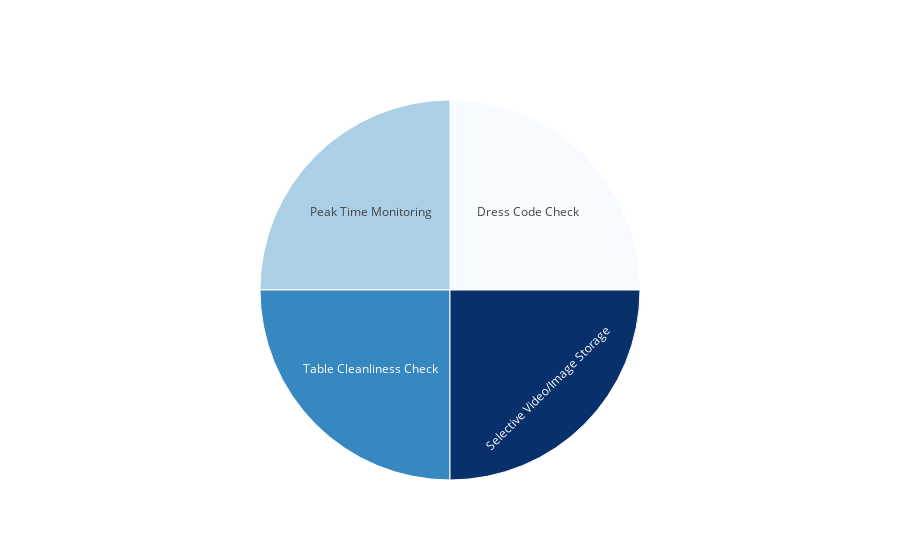

The code cell stored with this chart in its notebook:
### Code cell
import plotly.graph_objects as go

# Define the data for the sunburst chart
labels = ['Dress Code Check', 'Peak Time Monitoring', 'Table Cleanliness Check', 'Selective Video/Image Storage']
parents = ['', '', '', '']

# Create the Sunburst chart
fig = go.Figure(go.Sunburst(
    labels=labels,
    parents=parents,
    branchvalues="total",
    marker=dict(colors=[0, 1, 2, 3], colorscale="Blues"),
))



# Show the plot
fig.show()

### Figure 1 — Plotly figure (JSON) as saved in the notebook; plotly's stock layout.template omitted (floating-point values rounded to 4 significant figures)
{"data": [{"branchvalues": "total", "labels": ["Dress Code Check", "Peak Time Monitoring", "Table Cleanliness Check", "Selective Video/Image Storage"], "marker": {"colors": [0, 1, 2, 3], "colorscale": [[0, "rgb(247,251,255)"], [0.125, "rgb(222,235,247)"], [0.25, "rgb(198,219,239)"], [0.375, "rgb(158,202,225)"], [0.5, "rgb(107,174,214)"], [0.625, "rgb(66,146,198)"], [0.75, "rgb(33,113,181)"], [0.875, "rgb(8,81,156)"], [1, "rgb(8,48,107)"]]}, "parents": ["", "", "", ""], "type": "sunburst"}], "layout": {}}
